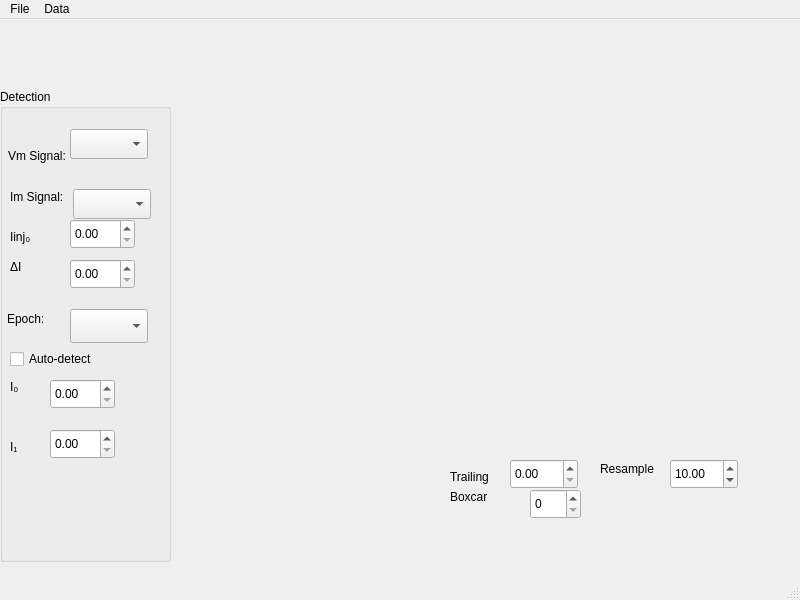
<?xml version="1.0" encoding="UTF-8"?>
<ui version="4.0">
 <class>APAnalysisMainWindow</class>
 <widget class="QMainWindow" name="APAnalysisMainWindow">
  <property name="geometry">
   <rect>
    <x>0</x>
    <y>0</y>
    <width>800</width>
    <height>600</height>
   </rect>
  </property>
  <property name="windowTitle">
   <string>AP Analysis</string>
  </property>
  <widget class="QWidget" name="centralwidget">
   <widget class="QLabel" name="signalTailLabel">
    <property name="geometry">
     <rect>
      <x>450</x>
      <y>450</y>
      <width>51</width>
      <height>16</height>
     </rect>
    </property>
    <property name="text">
     <string>Trailing</string>
    </property>
    <property name="buddy">
     <cstring>trailingDurationDoubleSpinBox</cstring>
    </property>
   </widget>
   <widget class="QDoubleSpinBox" name="trailingDurationDoubleSpinBox">
    <property name="geometry">
     <rect>
      <x>510</x>
      <y>440</y>
      <width>68</width>
      <height>30</height>
     </rect>
    </property>
    <property name="toolTip">
     <string>Duration of trailing signal (s)</string>
    </property>
    <property name="statusTip">
     <string>Duration of trailing signal (s)</string>
    </property>
    <property name="whatsThis">
     <string>Duration of trailing signal (s)</string>
    </property>
   </widget>
   <widget class="QLabel" name="label">
    <property name="geometry">
     <rect>
      <x>600</x>
      <y>440</y>
      <width>61</width>
      <height>20</height>
     </rect>
    </property>
    <property name="text">
     <string>Resample</string>
    </property>
    <property name="buddy">
     <cstring>resamplePeriodDoubleSpinBox</cstring>
    </property>
   </widget>
   <widget class="QDoubleSpinBox" name="resamplePeriodDoubleSpinBox">
    <property name="geometry">
     <rect>
      <x>670</x>
      <y>440</y>
      <width>68</width>
      <height>30</height>
     </rect>
    </property>
    <property name="toolTip">
     <string>Resample with period (us)</string>
    </property>
    <property name="statusTip">
     <string>Resample with period (us)</string>
    </property>
    <property name="whatsThis">
     <string>Resample with period (us)</string>
    </property>
    <property name="value">
     <double>10.000000000000000</double>
    </property>
   </widget>
   <widget class="QLabel" name="boxcarSizeLabel">
    <property name="geometry">
     <rect>
      <x>450</x>
      <y>470</y>
      <width>54</width>
      <height>16</height>
     </rect>
    </property>
    <property name="text">
     <string>Boxcar</string>
    </property>
    <property name="buddy">
     <cstring>boxcarSizeSpinBox</cstring>
    </property>
   </widget>
   <widget class="QSpinBox" name="boxcarSizeSpinBox">
    <property name="geometry">
     <rect>
      <x>530</x>
      <y>470</y>
      <width>51</width>
      <height>30</height>
     </rect>
    </property>
   </widget>
   <widget class="MetaDataWidget" name="metaDataWidget" native="true">
    <property name="geometry">
     <rect>
      <x>0</x>
      <y>20</y>
      <width>796</width>
      <height>10</height>
     </rect>
    </property>
   </widget>
   <widget class="QGroupBox" name="groupBox_2">
    <property name="geometry">
     <rect>
      <x>0</x>
      <y>70</y>
      <width>171</width>
      <height>473</height>
     </rect>
    </property>
    <property name="title">
     <string>Detection</string>
    </property>
    <widget class="QLabel" name="signalNameLabel">
     <property name="geometry">
      <rect>
       <x>8</x>
       <y>59</y>
       <width>57</width>
       <height>16</height>
      </rect>
     </property>
     <property name="text">
      <string>Vm Signal:</string>
     </property>
     <property name="buddy">
      <cstring>VmSignalNameComboBox</cstring>
     </property>
    </widget>
    <widget class="QComboBox" name="VmSignalNameComboBox">
     <property name="geometry">
      <rect>
       <x>70</x>
       <y>40</y>
       <width>78</width>
       <height>30</height>
      </rect>
     </property>
     <property name="toolTip">
      <string>Signal name</string>
     </property>
     <property name="statusTip">
      <string>Signal name</string>
     </property>
     <property name="whatsThis">
      <string>Signal name</string>
     </property>
    </widget>
    <widget class="QLabel" name="label_2">
     <property name="geometry">
      <rect>
       <x>7</x>
       <y>220</y>
       <width>36</width>
       <height>20</height>
      </rect>
     </property>
     <property name="text">
      <string>Epoch:</string>
     </property>
     <property name="buddy">
      <cstring>epochComboBox</cstring>
     </property>
    </widget>
    <widget class="QComboBox" name="epochComboBox">
     <property name="geometry">
      <rect>
       <x>70</x>
       <y>220</y>
       <width>78</width>
       <height>34</height>
      </rect>
     </property>
     <property name="toolTip">
      <string>Select mPSC epoch</string>
     </property>
     <property name="statusTip">
      <string>Select mPSC epoch</string>
     </property>
     <property name="whatsThis">
      <string>Select mPSC epoch</string>
     </property>
    </widget>
    <widget class="QCheckBox" name="autoDetectEpochCheckBox">
     <property name="geometry">
      <rect>
       <x>10</x>
       <y>260</y>
       <width>134</width>
       <height>20</height>
      </rect>
     </property>
     <property name="toolTip">
      <string>Auto-detect APs epoch</string>
     </property>
     <property name="statusTip">
      <string>Auto-detect APs epoch</string>
     </property>
     <property name="whatsThis">
      <string>Auto-detect APs epoch</string>
     </property>
     <property name="text">
      <string>Auto-detect</string>
     </property>
    </widget>
    <widget class="QLabel" name="signalNameLabel_2">
     <property name="geometry">
      <rect>
       <x>10</x>
       <y>100</y>
       <width>57</width>
       <height>16</height>
      </rect>
     </property>
     <property name="text">
      <string>Im Signal:</string>
     </property>
     <property name="buddy">
      <cstring>ImSignalNameComboBox</cstring>
     </property>
    </widget>
    <widget class="QComboBox" name="ImSignalNameComboBox">
     <property name="geometry">
      <rect>
       <x>73</x>
       <y>100</y>
       <width>78</width>
       <height>30</height>
      </rect>
     </property>
     <property name="toolTip">
      <string>Signal name</string>
     </property>
     <property name="statusTip">
      <string>Signal name</string>
     </property>
     <property name="whatsThis">
      <string>Signal name</string>
     </property>
    </widget>
    <widget class="QuantitySpinBox" name="Iinj0SpinBox">
     <property name="geometry">
      <rect>
       <x>70</x>
       <y>130</y>
       <width>65</width>
       <height>30</height>
      </rect>
     </property>
     <property name="toolTip">
      <string>Initial current injection (pA)</string>
     </property>
     <property name="statusTip">
      <string>Initial current injection (pA)</string>
     </property>
     <property name="whatsThis">
      <string>Initial current injection (pA)</string>
     </property>
    </widget>
    <widget class="QLabel" name="label_3">
     <property name="geometry">
      <rect>
       <x>10</x>
       <y>140</y>
       <width>52</width>
       <height>16</height>
      </rect>
     </property>
     <property name="text">
      <string>Iinj₀</string>
     </property>
     <property name="buddy">
      <cstring>Iinj0SpinBox</cstring>
     </property>
    </widget>
    <widget class="QLabel" name="label_4">
     <property name="geometry">
      <rect>
       <x>10</x>
       <y>170</y>
       <width>52</width>
       <height>16</height>
      </rect>
     </property>
     <property name="text">
      <string>ΔI</string>
     </property>
     <property name="buddy">
      <cstring>deltaISpinBox</cstring>
     </property>
    </widget>
    <widget class="QuantitySpinBox" name="deltaISpinBox">
     <property name="geometry">
      <rect>
       <x>70</x>
       <y>170</y>
       <width>65</width>
       <height>30</height>
      </rect>
     </property>
     <property name="toolTip">
      <string>Current injection increment per step (pA)</string>
     </property>
     <property name="statusTip">
      <string>Current injection increment per step (pA)</string>
     </property>
     <property name="whatsThis">
      <string>Current injection increment per step (pA)</string>
     </property>
    </widget>
    <widget class="QuantitySpinBox" name="IStartSpinBox">
     <property name="geometry">
      <rect>
       <x>50</x>
       <y>290</y>
       <width>65</width>
       <height>30</height>
      </rect>
     </property>
     <property name="toolTip">
      <string>Time of current injection start relative to the sweep's start</string>
     </property>
     <property name="statusTip">
      <string>Time of current injection start relative to the sweep's start</string>
     </property>
     <property name="whatsThis">
      <string>Time of current injection start relative to the sweep's start</string>
     </property>
    </widget>
    <widget class="QuantitySpinBox" name="IStopSpinBox">
     <property name="geometry">
      <rect>
       <x>50</x>
       <y>340</y>
       <width>65</width>
       <height>30</height>
      </rect>
     </property>
     <property name="toolTip">
      <string>Time of current injection stop relative to the sweep start</string>
     </property>
     <property name="statusTip">
      <string>Time of current injection stop relative to the sweep start</string>
     </property>
     <property name="whatsThis">
      <string>Time of current injection stop relative to the sweep start</string>
     </property>
    </widget>
    <widget class="QLabel" name="label_5">
     <property name="geometry">
      <rect>
       <x>10</x>
       <y>290</y>
       <width>52</width>
       <height>16</height>
      </rect>
     </property>
     <property name="text">
      <string>I₀</string>
     </property>
     <property name="buddy">
      <cstring>IStartSpinBox</cstring>
     </property>
    </widget>
    <widget class="QLabel" name="label_6">
     <property name="geometry">
      <rect>
       <x>10</x>
       <y>350</y>
       <width>52</width>
       <height>16</height>
      </rect>
     </property>
     <property name="text">
      <string>I₁</string>
     </property>
     <property name="buddy">
      <cstring>IStopSpinBox</cstring>
     </property>
    </widget>
   </widget>
  </widget>
  <widget class="QMenuBar" name="menubar">
   <property name="geometry">
    <rect>
     <x>0</x>
     <y>0</y>
     <width>800</width>
     <height>28</height>
    </rect>
   </property>
   <widget class="QMenu" name="menuFile">
    <property name="title">
     <string>File</string>
    </property>
    <addaction name="actionOpen"/>
    <addaction name="actionSave"/>
   </widget>
   <widget class="QMenu" name="menuData">
    <property name="title">
     <string>Data</string>
    </property>
    <addaction name="actionLoad_from_workspace"/>
    <addaction name="actionExport_to_workspace"/>
   </widget>
   <addaction name="menuFile"/>
   <addaction name="menuData"/>
  </widget>
  <widget class="QStatusBar" name="statusbar"/>
  <action name="actionOpen">
   <property name="text">
    <string>Open</string>
   </property>
  </action>
  <action name="actionSave">
   <property name="text">
    <string>Save</string>
   </property>
  </action>
  <action name="actionLoad_from_workspace">
   <property name="text">
    <string>Load from workspace</string>
   </property>
  </action>
  <action name="actionExport_to_workspace">
   <property name="text">
    <string>Export to workspace</string>
   </property>
  </action>
 </widget>
 <customwidgets>
  <customwidget>
   <class>QuantitySpinBox</class>
   <extends>QDoubleSpinBox</extends>
   <header location="global">gui.widgets.small_widgets</header>
  </customwidget>
  <customwidget>
   <class>MetaDataWidget</class>
   <extends>QWidget</extends>
   <header location="global">gui.widgets.metadatawidget</header>
   <container>1</container>
  </customwidget>
 </customwidgets>
 <tabstops>
  <tabstop>VmSignalNameComboBox</tabstop>
  <tabstop>ImSignalNameComboBox</tabstop>
  <tabstop>epochComboBox</tabstop>
  <tabstop>autoDetectEpochCheckBox</tabstop>
  <tabstop>Iinj0SpinBox</tabstop>
  <tabstop>deltaISpinBox</tabstop>
  <tabstop>trailingDurationDoubleSpinBox</tabstop>
  <tabstop>resamplePeriodDoubleSpinBox</tabstop>
  <tabstop>boxcarSizeSpinBox</tabstop>
 </tabstops>
 <resources/>
 <connections/>
</ui>
